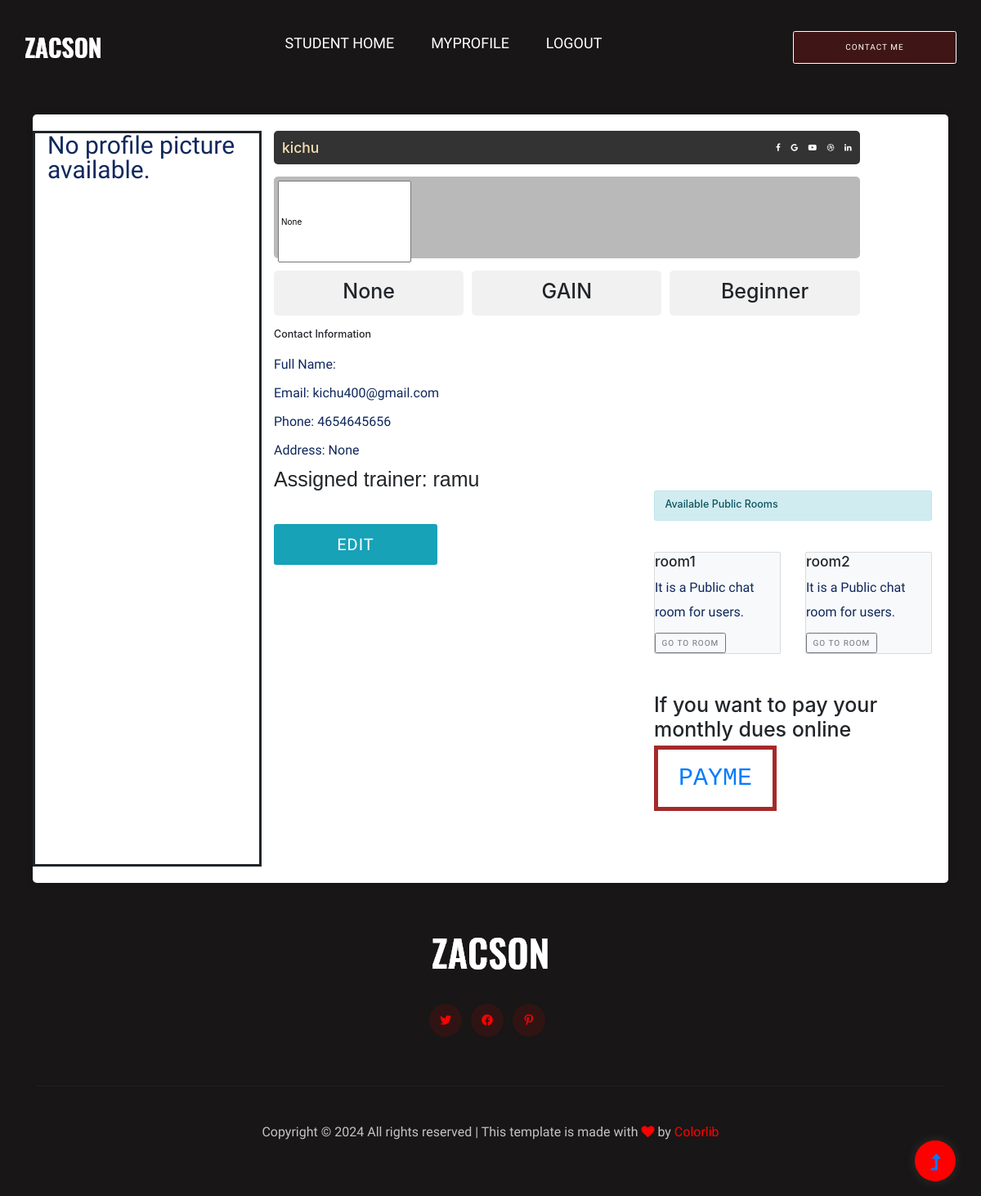
/gym-students/student_profile/ (signed in), run on an earlier commit of the app's database.
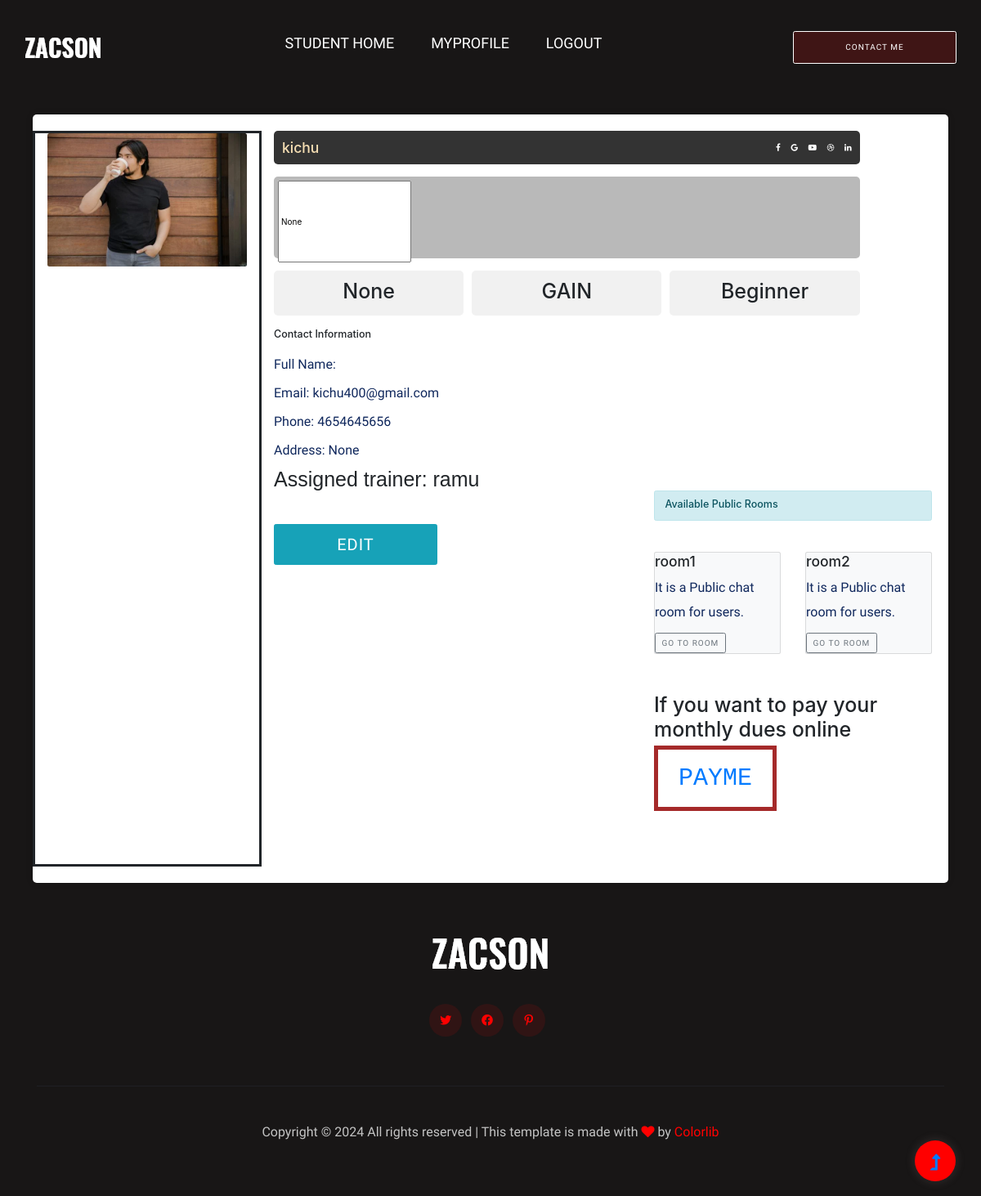
And on a later commit of the database.
### gym_students/models.py (models this page shows, shortened)
class StudentProfile(models.Model):
    student = models.ForeignKey(CustomUser,on_delete=models.CASCADE, null=True, blank=True)
    student_bio = models.TextField(null=True, blank=True)
    student_profile_picture = models.ImageField(upload_to='profile_pictures/', null=True, blank=True)
    is_paid = models.BooleanField(default=False)
    assigned_trainer = models.ManyToManyField('trainer.TrainerProfile', blank=True)

class Room(models.Model):
    name = models.CharField(max_length=20)
    slug = models.SlugField(max_length=100)

### users/models.py (models this page shows, shortened)
class CustomUser(AbstractUser):
    GENDER_CHOICES = [
        ('Male', 'Male'),
        ('Female', 'Female'),
        ('Other', 'Other'),
    ]
    GOALS = [
        ('LOSE','Weight lose'),
        ('FIT','Maintain weight'),
        ('GAIN','Weight gain'),
    ]
    FITNESS_LEVEL = [
        ('Beginner','Beginner'),
        ('Intemediate','Intemediate'),
        ('Advanced','Advanced')
    ]
    age = models.IntegerField(default=0,null=True,blank=True)
    gender = models.CharField(max_length=10, choices=GENDER_CHOICES,null=True,blank=True)
    phone = models.PositiveIntegerField(default=0,null=True, blank=True)
    place = models.CharField(max_length=30,null=True,blank=True)
    address = models.TextField(null=True, blank=True)
    specialization = models.CharField(max_length=30,null=True,blank=True)
    experience_years = models.IntegerField(null=True, blank=True)
    certifications = models.CharField(max_length=50,null=True, blank=True)
    qualification = models.CharField(max_length=30,null=True,blank=True)
    goal = models.CharField(max_length=10,choices=GOALS,null=True, blank=True)
    fitness_level = models.CharField(max_length=15,choices=FITNESS_LEVEL, null=True, blank=True)
    is_approved= models.BooleanField(default=False)
    is_trainer = models.BooleanField(default=False)
    is_student = models.BooleanField(default=False)
    is_paid = models.BooleanField(default=False)

### trainer/models.py (models this page shows)
class TrainerProfile(models.Model):
    trainer = models.ForeignKey(CustomUser, on_delete=models.CASCADE, null=True, blank=True)
    trainer_bio = models.TextField(null=True, blank=True)
    trainer_profile_picture = models.ImageField(upload_to='profile_pictures/', null=True, blank=True)
    assigned_students = models.ManyToManyField('gym_students.StudentProfile', blank=True)
    def __str__(self):
        return self.trainer.username

### gym_students/views.py (the view)
# urls.py: path('student_profile/', views.students_profile_view,name="student_profile"),
def students_profile_view(request):
    student_user = get_object_or_404(StudentProfile,student =request.user)
    rooms=Room.objects.all()
    return render(request,"student_profile.html",{'student_user':student_user,'rooms': rooms})

### gym_students/templates/student_profile.html (shortened to what this page needs)
{% extends 'base.html' %}
{% load static %}
{% block content %}
<section style="padding-top: 80px; margin-top: 100px; padding: 40px;">
    <div class="container-fluid profile-container">
        <div class="row">
            <div class="col-md-3 img-column" style="border: solid 3px;height: 900px;">
                {% if student_user.student_profile_picture %}
                <img src="{{student_user.student_profile_picture.url}}"
                    alt="Profile Image" class="img-fluid rounded">
                    {% else %}
                    <p style="font-size: 30px;">No profile picture available.</p>
                    {% endif %}
            </div>
            <div class="col-md-8 info-column">
                <div class="profile-header d-flex justify-content-between align-items-center">
                    <h3 style="color: wheat;">{{student_user.student.username}}</h3>
                    <div class="social-icons">
                        <i class="fa fa-facebook"></i>
                        <i class="fa fa-google"></i>
                        <i class="fa fa-youtube-play"></i>
                        <i class="fa fa-dribbble"></i>
                        <i class="fa fa-linkedin"></i>
                    </div>
                </div>
                <div class="profile-subheader" style="height: 100px;">
                    <input placeholder="add bio" type="text" style="height: 100px;" value="{{student_user.student_bio}}">
                </div>
                <div class="skills">
                    <div class="skill"><h1>{{student_user.student.gender}}</h1></div>
                    <div class="skill"><h1>{{student_user.student.goal}}</h1></div>
                    <div class="skill"><h1>{{student_user.student.fitness_level}}</h1></div>
                </div>
                <div class="personal-info">
                    <h5>Contact Information</h5>
                    <p>Full Name: {{student_user.student.first_name}}{{student_user.student.last_name}}</p>
                    <p>Email: {{student_user.student.email}}</p>
                    <p>Phone: {{student_user.student.phone}}</p>
                    <p>Address: {{student_user.student.address}}</p>
                    <div style="height: 60px;width: auto; ">
                       <h1 style="font-family: 'Franklin Gothic Medium', 'Arial Narrow', Arial, sans-serif;font-weight: 100;">
                        Assigned trainer:
                        {% for trainer in student_user.assigned_trainer.all %}
                        {{trainer}}
                        {% endfor %}
                       </h1>
                    </div>
                    <a href="{% url 'edit_user_details' student_user.id %}" class="btn btn-info" style="height: 50px;width: 200px;
                    display: flex;justify-content: center;align-items: center;font-size: 20px;">Edit</a>
                </div>
            </div>
<div class="col-md-4"
style="height: 400px;position: absolute;right: 30px;top: 600px;">
            {% if rooms %}
            <div class="container">
                <div class="alert alert-info d-flex justify-content-between" role="alert">
                    <h5>Available Public Rooms</h5>
                </div>
                <div class="row equal">
                    {% for room in rooms %}
                    <div class="col-sm-6 col-md-6 d-flex pb-2" style="height: 200px;display: flex;align-items: center;justify-content: ce;" >
                        <div class="card bg-light mb-4" style="max-width: 50rem;">
                            <div class="card-block" >
                                <h3 class="card-title">{{room.name}}</h3>
                                <p class="card-text">It is a Public chat room for users.</p>
                                <a href="{% url 'chat_room_page' room.slug %}" class="btn btn-outline-secondary">Go to Room</a>
                            </div>
                        </div>
                    </div>
                    {% endfor %}
                </div>
{% endif %}
</div>
<div class="col-md-12">
    <h1>If you want to pay your monthly dues online</h1>
    <div class="col-md-12" style="height: 80px;width: 150px;border: solid 5px;background-color: rgb(255, 255, 255);color: rgb(253, 253, 253);
    display: flex;justify-content: center;align-items: center;font-size: 30px;font-family: 'Courier New', Courier, monospace;padding: 30px;
    border-color: brown;">
       <a href="{% url 'initiate_payments' %}">
        PAYME
    </a>
    </div>
</div>
        </div>
    </div>
</section>
{% endblock %}

### users/templates/base.html (shortened to what this page needs)
<!doctype html>
{% load static %}
<html class="no-js" lang="zxx">
<head>
  <link rel="stylesheet" href="{% static 'assets/css/bootstrap.min.css' %}">
  <link rel="stylesheet" href="{% static 'assets/css/owl.carousel.min.css' %}">
  <link rel="stylesheet" href="{% static 'assets/css/slicknav.css' %}">
  <link rel="stylesheet" href="{% static 'assets/css/flaticon.css' %}">
  <link rel="stylesheet" href="{% static 'assets/css/gijgo.css' %}">
  <link rel="stylesheet" href="{% static 'assets/css/animate.min.css' %}">
  <link rel="stylesheet" href="{% static 'assets/css/animated-headline.css' %}">
  <link rel="stylesheet" href="{% static 'assets/css/magnific-popup.css' %}">
  <link rel="stylesheet" href="{% static 'assets/css/fontawesome-all.min.css' %}">
  <link rel="stylesheet" href="{% static 'assets/css/themify-icons.css' %}">
  <link rel="stylesheet" href="{% static 'assets/css/slick.css' %}">
  <link rel="stylesheet" href="{% static 'assets/css/nice-select.css' %}">
  <link rel="stylesheet" href="{% static 'assets/css/style.css' %}">
  <link rel="stylesheet" href="{% static 'assets/css/profile-style.css' %}">
  <link rel="stylesheet" href="https://cdnjs.cloudflare.com/ajax/libs/font-awesome/5.15.4/css/all.min.css">
  <link href="https://cdn.jsdelivr.net/npm/bootstrap@5.0.2/dist/css/bootstrap.min.css" rel="stylesheet"
>
  <link rel="stylesheet" href="https://cdnjs.cloudflare.com/ajax/libs/font-awesome/5.15.4/css/all.min.css">
  <link rel="stylesheet" href="https://stackpath.bootstrapcdn.com/bootstrap/4.5.2/css/bootstrap.min.css">
 <link rel="stylesheet" href="https://maxcdn.bootstrapcdn.com/bootstrap/4.0.0/css/bootstrap.min.css">
 <link rel="stylesheet" href="https://stackpath.bootstrapcdn.com/bootstrap/4.0.0/js/bootstrap.bundle.min.js">
 <link rel="stylesheet" href="https://cdnjs.cloudflare.com/ajax/libs/jquery/3.2.1/jquery.min.js">
 <link rel="stylesheet" href="https://cdnjs.cloudflare.com/ajax/libs/font-awesome/4.0.3/css/font-awesome.css">
</head>
<body class="black-bg">
  <header>
    <div class="header-area header-transparent">
      <div class="main-header header-sticky">
        <div class="container-fluid">
          <div class="menu-wrapper d-flex align-items-center justify-content-between">
            <div class="logo">
              <a href="index.html"><img src="{% static 'assets/img/logo/logo.png' %}" alt=""></a>
            </div>
            <div class="main-menu f-right d-none d-lg-block">
              <nav>
                <ul id="navigation">
                  {% if user.is_authenticated %}
                  {% if user.is_student %}
                  <li class="nav-item">
                    <a class="nav-link" href="{% url 'student_homepage' %}">student HOME</a>
                  </li>
                  <li class="nav-item">
                    <a class="nav-link" href="{% url 'student_profile' %}">MyProfile</a>
                  </li>
                  <li class="nav-item">
                    <a class="nav-link" href="{% url 'logout' %}">Logout</a>
                  </li>
                  {% endif %}
                  {% endif %}
                </ul>
              </nav>
            </div>
            <div class="header-btns d-none d-lg-block f-right">
              <a href="{% url 'contact' %}" class="btn"
                style="height: 40px;width: 200px; display: flex;
              align-items: center;justify-content: center;background-color: rgb(63, 21, 21);color: white;border-color: white;">Contact me</a>
            </div>
            <div class="col-12">
            </div>
          </div>
        </div>
      </div>
    </div>
  </header>
  {% block content %}
  {% endblock %}
  <footer>
    <div class="footer-area black-bg">
      <div class="container">
        <div class="footer-top footer-padding">
          <div class="row">
            <div class="col-xl-12">
              <div class="single-footer-caption mb-50 text-center">
                <div class="footer-logo wow fadeInUp" data-wow-duration="1s" data-wow-delay=".2s">
                  <a href="index.html"><img src="{% static 'assets/img/logo/logo2_footer.png' %}" alt=""></a>
                </div>
                <div class="footer-social mt-30 wow fadeInUp" data-wow-duration="3s" data-wow-delay=".8s">
                  <a href="#"><i class="fab fa-twitter"></i></a>
                  <a href="https://bit.ly/sai4ull"><i class="fab fa-facebook-f"></i></a>
                  <a href="#"><i class="fab fa-pinterest-p"></i></a>
                </div>
              </div>
            </div>
          </div>
        </div>
        <div class="footer-bottom">
          <div class="row d-flex align-items-center">
            <div class="col-lg-12">
              <div class="footer-copy-right text-center">
                <p>
                  Copyright &copy;
                  <script>document.write(new Date().getFullYear());</script> All rights reserved | This template is made
                  with <i class="fa fa-heart" aria-hidden="true"></i> by <a href="https://colorlib.com"
                    target="_blank">Colorlib</a>
                </p>
              </div>
            </div>
          </div>
        </div>
      </div>
    </div>
  </footer>
  <div id="back-top">
    <a title="Go to Top" href="#"> <i class="fas fa-level-up-alt"></i></a>
  </div>
</body>
</html>
{% load static %}

### static/assets/css/profile-style.css (style rules this page uses)
.img-column img { max-width: 100%; height: auto; display: block; border-radius: 5px; }
.profile-container { background-color: #ffffff; padding: 20px; border-radius: 5px; box-shadow: 0 0 10px rgba(0,0,0,0.1); }
.profile-header { background-color: #333; color: #ffffff; padding: 10px; border-radius: 5px; }
.profile-header h3 { margin: 0; }
.social-icons i { color: #ffffff; margin-left: 10px; }
.profile-subheader { background-color: #b9b9b9; color: #ffffff; padding: 5px; margin-top: 15px; border-radius: 5px; }
.skills { display: flex; flex-wrap: wrap; gap: 10px; margin-top: 15px; }
.skill { flex: 1; background-color: #f1f1f1; padding: 10px; text-align: center; border-radius: 5px; }
.personal-info { margin-top: 15px; }
.personal-info h5 { margin-bottom: 15px; }
.personal-info p { margin-bottom: 5px; }
.btn-info { background-color: #17a2b8; border-color: #17a2b8; margin-top: 10px; }
body { background: rgb(99, 39, 120) }
body { background-color: #29292e }
.btn { border-radius: 3px; -webkit-box-shadow: none; box-shadow: none; border: 1px solid transparent; }
.btn-group-vertical>.btn-group:after, .btn-group-vertical>.btn-group:before, .btn-toolbar:after, .btn-toolbar:before, .clearfix:after, .clearfix:before, .container-fluid:after, .container-fluid:before, .container:after, .container:before, .dl-horizontal dd:after, .dl-horizontal dd:before, .form-horizontal .form-group:after, .form-horizontal .form-group:before, .modal-footer:after, .modal-footer:before, .modal-header:after, .modal-header:before, .nav:after, .nav:before, .navbar-collapse:after, .navbar-collapse:before, .navbar-header:after, .navbar-header:before, .navbar:after, .navbar:before, .pager:after, .pager:before, .panel-body:after, .panel-body:before, .row:after, .row:before { display: table; content: " "; }

What changed in the data, as far as the page shows it:
changed StudentProfile "None": student_profile_picture: picture added
Also different on the page:
text no longer shown: "No profile picture available."
